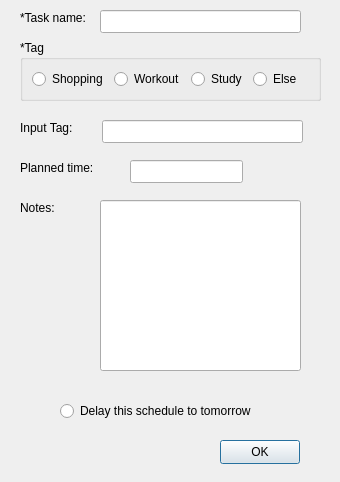
<?xml version="1.0" encoding="UTF-8"?>
<ui version="4.0">
 <class>Modify_Schedule</class>
 <widget class="QDialog" name="Modify_Schedule">
  <property name="geometry">
   <rect>
    <x>0</x>
    <y>0</y>
    <width>340</width>
    <height>482</height>
   </rect>
  </property>
  <property name="windowTitle">
   <string>Dialog</string>
  </property>
  <widget class="QLabel" name="label_2">
   <property name="geometry">
    <rect>
     <x>20</x>
     <y>160</y>
     <width>91</width>
     <height>16</height>
    </rect>
   </property>
   <property name="text">
    <string>Planned time:</string>
   </property>
  </widget>
  <widget class="QLineEdit" name="lineEdit_3">
   <property name="geometry">
    <rect>
     <x>102</x>
     <y>120</y>
     <width>201</width>
     <height>23</height>
    </rect>
   </property>
  </widget>
  <widget class="QLabel" name="label">
   <property name="geometry">
    <rect>
     <x>20</x>
     <y>10</y>
     <width>71</width>
     <height>16</height>
    </rect>
   </property>
   <property name="text">
    <string>*Task name:</string>
   </property>
  </widget>
  <widget class="QLineEdit" name="lineEdit">
   <property name="geometry">
    <rect>
     <x>100</x>
     <y>10</y>
     <width>201</width>
     <height>23</height>
    </rect>
   </property>
  </widget>
  <widget class="QLabel" name="label_3">
   <property name="geometry">
    <rect>
     <x>20</x>
     <y>120</y>
     <width>61</width>
     <height>16</height>
    </rect>
   </property>
   <property name="text">
    <string>Input Tag:</string>
   </property>
  </widget>
  <widget class="QLineEdit" name="lineEdit_4">
   <property name="geometry">
    <rect>
     <x>100</x>
     <y>200</y>
     <width>201</width>
     <height>171</height>
    </rect>
   </property>
  </widget>
  <widget class="QPushButton" name="confirmButton">
   <property name="geometry">
    <rect>
     <x>220</x>
     <y>440</y>
     <width>80</width>
     <height>24</height>
    </rect>
   </property>
   <property name="text">
    <string>OK</string>
   </property>
  </widget>
  <widget class="QLineEdit" name="lineEdit_2">
   <property name="geometry">
    <rect>
     <x>130</x>
     <y>160</y>
     <width>113</width>
     <height>23</height>
    </rect>
   </property>
  </widget>
  <widget class="QGroupBox" name="groupBox">
   <property name="geometry">
    <rect>
     <x>20</x>
     <y>40</y>
     <width>301</width>
     <height>61</height>
    </rect>
   </property>
   <property name="title">
    <string>*Tag</string>
   </property>
   <layout class="QHBoxLayout" name="horizontalLayout">
    <item>
     <widget class="QRadioButton" name="radioButton_4">
      <property name="text">
       <string>Shopping</string>
      </property>
     </widget>
    </item>
    <item>
     <widget class="QRadioButton" name="radioButton_2">
      <property name="text">
       <string>Workout</string>
      </property>
     </widget>
    </item>
    <item>
     <widget class="QRadioButton" name="radioButton">
      <property name="text">
       <string>Study</string>
      </property>
     </widget>
    </item>
    <item>
     <widget class="QRadioButton" name="radioButton_3">
      <property name="text">
       <string>Else</string>
      </property>
     </widget>
    </item>
   </layout>
  </widget>
  <widget class="QLabel" name="label_4">
   <property name="geometry">
    <rect>
     <x>20</x>
     <y>200</y>
     <width>54</width>
     <height>16</height>
    </rect>
   </property>
   <property name="text">
    <string>Notes:</string>
   </property>
  </widget>
  <widget class="QRadioButton" name="DelayButton">
   <property name="geometry">
    <rect>
     <x>60</x>
     <y>400</y>
     <width>221</width>
     <height>22</height>
    </rect>
   </property>
   <property name="text">
    <string>Delay this schedule to tomorrow</string>
   </property>
  </widget>
 </widget>
 <resources/>
 <connections/>
</ui>
